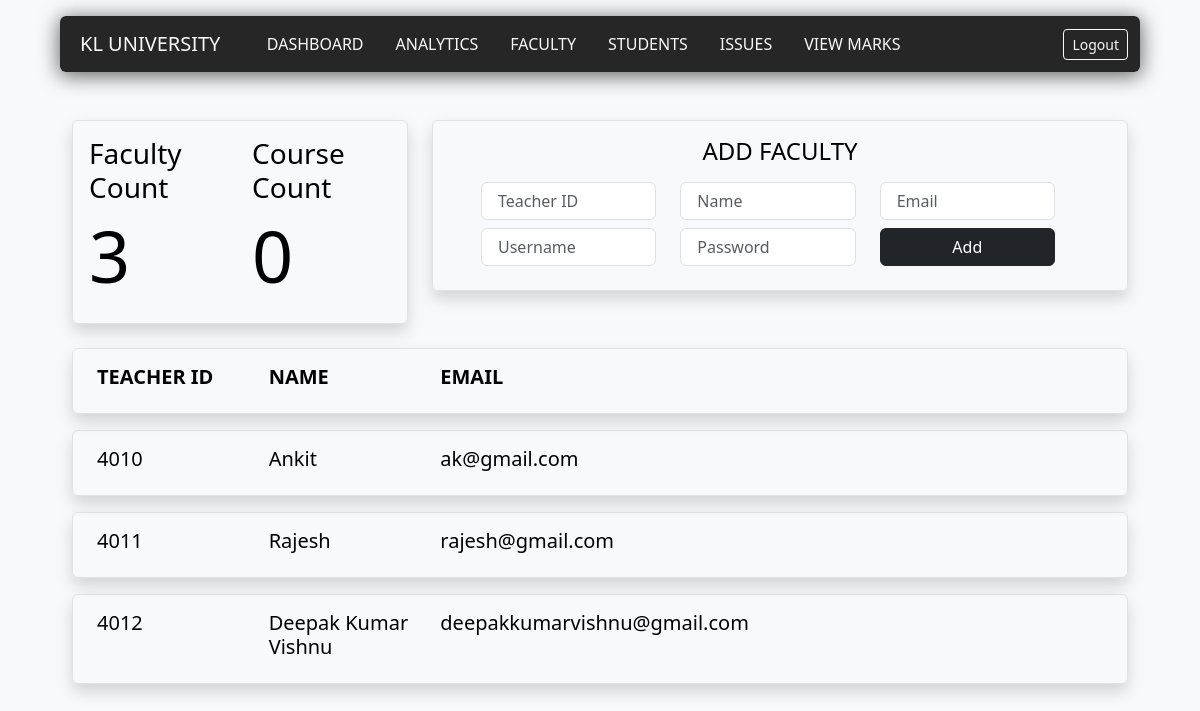
Screenshot of /faculty (signed in) with the database file from the repository.
### dashboard/models.py (models this page shows)
class Faculty(models.Model):
    admin_username = models.fields.CharField(max_length=50)
    teacher_id = models.fields.CharField(max_length=50)
    name = models.fields.CharField(max_length=100)
    email = models.fields.EmailField(max_length=100,unique = True)
    username = models.fields.CharField(max_length=50,unique = True)
    password = models.fields.CharField(max_length=30)

### dashboard/views.py (the view)
# urls.py: path('faculty',dashboardviews.admin_faculty,name="faculty"),
def admin_faculty(request):
    if request.method == "POST":
        data = request.POST
        courseCount = Section.objects.filter(Q(admin_username=request.session['username'])).values('course_id').distinct().count()
        newFaculty = Faculty()
        newFaculty.admin_username = request.session['username']
        newFaculty.teacher_id = data.get('teacher_id').replace(" ", "")
        newFaculty.name = data.get('name')
        newFaculty.email = data.get('email')
        newFaculty.username = data.get('teacher_username')
        newFaculty.password = data.get('password')
        try:
            newFaculty.save()
            send_mail(
                'NOVA Invitation',
                'You Have Been Invited To Join NOVA You Can Login Using the Following Credentials :\n '+'Username : '+newFaculty.username+'\n'+'Password : '+newFaculty.password,
                'novamarks123@gmail.com',
                [newFaculty.email],
                 fail_silently=False,
            )
            facultyList = Faculty.objects.filter(Q(admin_username=request.session['username']))
            return render(request,'dashboard/admin_faculty.html',{"uni_name" : request.session['uni_name'] , "success" : "Faculty Added Successfully","facultyList" : facultyList,"facultyListLength" : len(facultyList),"courseCount" : courseCount})
        except Exception as e:
            e = str(e)
            if "email" in e:
                facultyList = Faculty.objects.filter(Q(admin_username=request.session['username']))
                return render(request,'dashboard/admin_faculty.html',{"uni_name" : request.session['uni_name'] , "error" : "Email Must Be Unique" ,"facultyList" : facultyList,"facultyListLength" : len(facultyList),"courseCount" : courseCount})
            elif "username" in e:
                facultyList = Faculty.objects.filter(Q(admin_username=request.session['username']))
                return render(request,'dashboard/admin_faculty.html',{"uni_name" : request.session['uni_name'] , "error" : "Username Must Be Unique" ,"facultyList" : facultyList,"facultyListLength" : len(facultyList),"courseCount" : courseCount})
            else:
                facultyList = Faculty.objects.filter(Q(admin_username=request.session['username']))
                print(e)
                return render(request,'dashboard/admin_faculty.html',{"uni_name" : request.session['uni_name'] , "error" : "Something Went Wrong" ,"facultyList" : facultyList,"facultyListLength" : len(facultyList),"courseCount" : courseCount})
    elif request.session.has_key('user') and request.session['user'] == 'admin':
        courseCount = Section.objects.filter(Q(admin_username=request.session['username'])).values('course_id').distinct().count()
        facultyList = Faculty.objects.filter(Q(admin_username=request.session['username']))
        return render(request,'dashboard/admin_faculty.html',{"uni_name" : request.session['uni_name'] ,"facultyList" : facultyList,"facultyListLength" : len(facultyList),"courseCount" : courseCount})
    else:
        return redirect('/login')

### dashboard/templates/dashboard/admin_faculty.html (shortened to what this page needs)
{%extends "dash_base.html"%}
{%block content%}
<div class=" navbox container rounded mt-3">
    <nav class="navbar navbar-expand-lg row">
      <div class="container-fluid">
        <a class="navbar-brand text-light col text-uppercase display-5 p-2" href="">{{uni_name}}</a>
        <div class="collapse navbar-collapse" id="navbarNavDropdown">
          <ul class="navbar-nav col">
            <li class="nav-item px-2">
              <a class="nav-link text-light text-uppercase"  href="/dashboard">Dashboard</a>
            </li>
            <li class="nav-item px-2">
              <a class="nav-link text-light text-uppercase" href="">Analytics</a>
            </li>
            <li class="nav-item px-2">
              <a class="nav-link text-light text-uppercase" href="{% url 'faculty' %}">Faculty</a>
            </li>
            <li class="nav-item px-2">
              <a class="nav-link text-light text-uppercase" href="">Students</a>
            </li>
            <li class="nav-item px-2">
              <a class="nav-link text-light text-uppercase" href="">Issues</a>
            </li>
            <li class="nav-item px-2">
              <a class="nav-link text-light text-uppercase" href="">View Marks</a>
            </li>
          </ul>
          <a class="btn btn-outline-light btn-sm " href="{%url 'logout'%}">
            Logout
          </a>
        </div>
      </div>
    </nav>
    </div>
<form action = "" method = "POST">
<div class="container mt-5">
    <div class="row ">
      <div class="col-4">
       <div class="p-3 border rounded shadow">
        <div class=" row ">
          <h3 class="col fw-light">Faculty Count</h3>
          <h3 class="col fw-light">Course Count</h3>
        </div>
        <div class="row ">
          <h1 class=" col display-2">{{facultyListLength}}</h1>
          <h1 class=" col display-2">0</h1>
        </div>
       </div>
      </div>
      <div class="col">
        <div class="px-5 border rounded shadow  ">
          <div class="row my-3 ">
            <h4 class="fw-light text-center text-uppercase">Add Faculty</h4>
            <div class="row auto">
           <div class="col-4 mt-2 mb-2">
            <input class="form-control px-3 mb-2" type="text" placeholder="Teacher ID" name = "teacher_id"></input>
            <input class="form-control px-3" type="text" placeholder="Username" name = "teacher_username"></input>
           </div>
           <div class="col-4 mt-2">
            <input class="form-control px-3 mb-2" type="text" placeholder="Name" name = "name"></input>
            <input class="form-control   px-3" type="text" placeholder="Password" name = "password"></input>
           </div>
           <div class="col-4 mt-2">
            <input class="form-control px-3 mb-2" type="email" placeholder="Email" name = "email"></input>
            <button class="col-12 btn btn-dark " type="submit"> Add </button>
           </div>
        </div>
          </div>
        </div>
      </div>
    </div>
  </div>
  </form>
  <div class="container mt-4 mb-1">
    <div class="border rounded shadow px-4 py-3">
      <div class="row">
          <h5 class="col-2 fw-bold text-uppercase"> Teacher ID</h5>
          <h5 class="col-2 fw-bold text-uppercase"> Name</h5>
          <h5 class="col-2 fw-bold text-uppercase"> Email</h5>
      </div>
    </div>
  </div>
{%for faculty in facultyList%}
<div class="container mt-3 mb-3">
  <div class="border rounded shadow px-4 py-3">
    <div class="row">
        <h5 class="col-2 fw-light"> {{faculty.teacher_id}}</h5>
        <h5 class="col-2 fw-light"> {{faculty.name}}</h5>
        <h5 class="col-2 fw-light"> {{faculty.email}}</h5>
    </div>
  </div>
</div>
{%endfor%}
{%endblock%}

### static/css/dashboard.css (style rules this page uses)
.container { width: 90%; }
.navbox { background-color: #000000d8; box-shadow: 0px 3px 20px 1px rgba(0, 0, 0, 0.604); }

### rows the page displays
Faculty: teacher_id "4010", name "Ankit", email "ak@gmail.com"
Faculty: teacher_id "4011", name "Rajesh", email "rajesh@gmail.com"
Faculty: teacher_id "4012", name "Deepak Kumar Vishnu", email "deepakkumarvishnu@gmail.com"

### other values shown
{{ uni_name }} "KL UNIVERSITY"
{{ facultyListLength }} "3"
